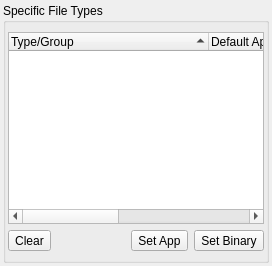
          <widget class="QWidget" name="tab_defaults">
           <attribute name="title">
            <string>File Defaults</string>
           </attribute>
           <layout class="QVBoxLayout" name="verticalLayout_6">
            <property name="leftMargin">
             <number>3</number>
            </property>
            <property name="topMargin">
             <number>3</number>
            </property>
            <property name="rightMargin">
             <number>3</number>
            </property>
            <property name="bottomMargin">
             <number>3</number>
            </property>
            <item>
             <widget class="QGroupBox" name="group_default_filetypes">
              <property name="font">
               <font>
                <italic>false</italic>
               </font>
              </property>
              <property name="title">
               <string>Specific File Types</string>
              </property>
              <layout class="QVBoxLayout" name="verticalLayout_15">
               <property name="leftMargin">
                <number>2</number>
               </property>
               <property name="rightMargin">
                <number>2</number>
               </property>
               <item>
                <widget class="QTreeWidget" name="tree_defaults">
                 <property name="iconSize">
                  <size>
                   <width>20</width>
                   <height>20</height>
                  </size>
                 </property>
                 <property name="indentation">
                  <number>20</number>
                 </property>
                 <property name="sortingEnabled">
                  <bool>true</bool>
                 </property>
                 <property name="animated">
                  <bool>true</bool>
                 </property>
                 <property name="allColumnsShowFocus">
                  <bool>true</bool>
                 </property>
                 <attribute name="headerDefaultSectionSize">
                  <number>200</number>
                 </attribute>
                 <attribute name="headerMinimumSectionSize">
                  <number>150</number>
                 </attribute>
                 <column>
                  <property name="text">
                   <string>Type/Group</string>
                  </property>
                 </column>
                 <column>
                  <property name="text">
                   <string>Default Application</string>
                  </property>
                 </column>
                 <column>
                  <property name="text">
                   <string>Description</string>
                  </property>
                 </column>
                </widget>
               </item>
               <item>
                <layout class="QHBoxLayout" name="horizontalLayout_16">
                 <item>
                  <widget class="QToolButton" name="tool_defaults_clear">
                   <property name="text">
                    <string>Clear</string>
                   </property>
                   <property name="toolButtonStyle">
                    <enum>Qt::ToolButtonTextBesideIcon</enum>
                   </property>
                  </widget>
                 </item>
                 <item>
                  <spacer name="horizontalSpacer_13">
                   <property name="orientation">
                    <enum>Qt::Horizontal</enum>
                   </property>
                   <property name="sizeHint" stdset="0">
                    <size>
                     <width>40</width>
                     <height>20</height>
                    </size>
                   </property>
                  </spacer>
                 </item>
                 <item>
                  <widget class="QToolButton" name="tool_defaults_set">
                   <property name="text">
                    <string>Set App</string>
                   </property>
                   <property name="toolButtonStyle">
                    <enum>Qt::ToolButtonTextBesideIcon</enum>
                   </property>
                  </widget>
                 </item>
                 <item>
                  <widget class="QToolButton" name="tool_defaults_setbin">
                   <property name="text">
                    <string>Set Binary</string>
                   </property>
                   <property name="toolButtonStyle">
                    <enum>Qt::ToolButtonTextBesideIcon</enum>
                   </property>
                  </widget>
                 </item>
                </layout>
               </item>
              </layout>
             </widget>
            </item>
           </layout>
          </widget>
